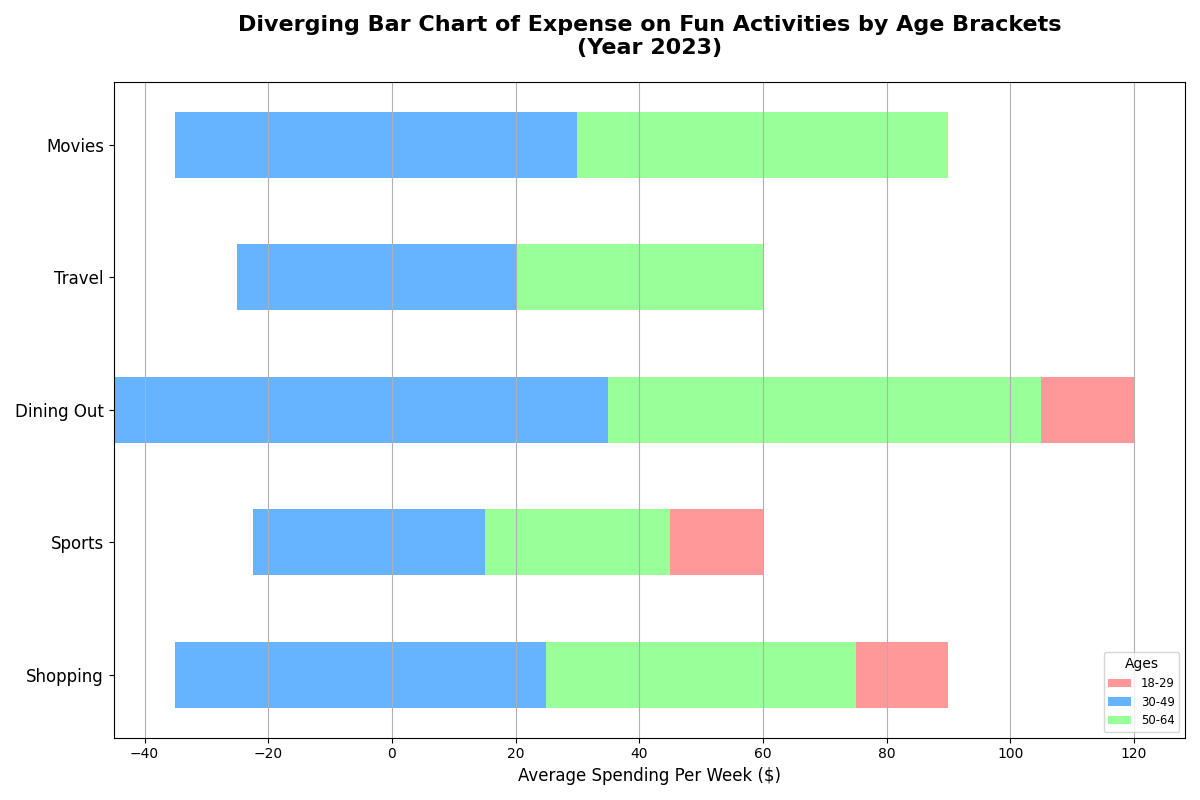

Write the Python code that produced this figure.
import matplotlib.pyplot as plt
import numpy as np

activities = ['Shopping', 'Sports', 'Dining Out', 'Travel', 'Movies']

age_group_18_29 = [60, 40, 80, 30, 50]
age_group_30_49 = [70, 45, 90, 50, 70]
age_group_50_64 = [50, 30, 70, 40, 60]

data = np.array([age_group_18_29, age_group_30_49, age_group_50_64])
age_groups = ['18-29', '30-49', '50-64']

bar_width = 0.5  # Adjusted for clarity in diverging chart
indices = np.arange(len(activities))

fig, ax = plt.subplots(figsize=(12, 8))

colors = ['#FF9999', '#66B3FF', '#99FF99']

for i, (spending, age_group, color) in enumerate(zip(data, age_groups, colors)):
    offset = (-1)**i * data[i] / 2  # Calculate offset to diverge from center
    ax.barh(indices, spending, left=offset, height=bar_width, label=age_group, color=color)

ax.set_yticks(indices)
ax.set_yticklabels(activities, fontsize=12)
ax.set_xlabel('Average Spending Per Week ($)', fontsize=12)
ax.set_title('Diverging Bar Chart of Expense on Fun Activities by Age Brackets\n(Year 2023)', fontsize=16, fontweight='bold', pad=20)
ax.legend(title='Ages', fontsize='small', loc='lower right')

ax.xaxis.grid(True)

plt.tight_layout()
plt.show()
